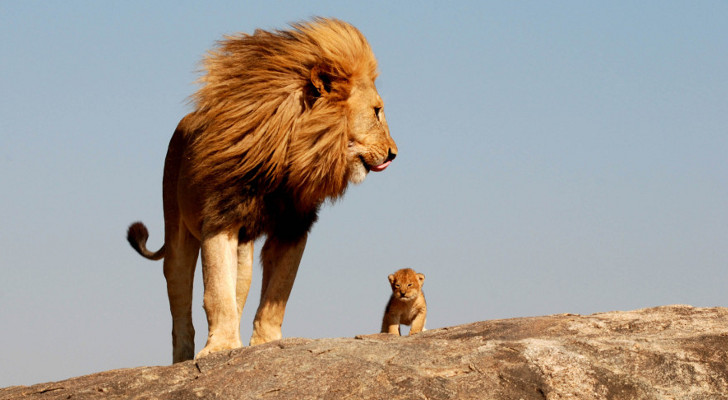
//> input picture Experiments/Parth/CV/ROI/img.jpg, 728 x 400 px
$ ./main img.jpg 100 100 100 100 3   (built with g++ and OpenCV 4)
//> lines starting //> are read from the running program, lines starting //| are printed output that depends on the picture
#include <cv.h>
#include <highgui.h>

int main(int argc, char** argv) {
	IplImage* src;
	if (argc == 7 && ((src=cvLoadImage(argv[1],1)) != 0)) {
//> src is the input picture: 400 rows x 728 cols, CV_8UC3; mean B, G, R 150.2, 156.8, 163.1
		int x = atoi(argv[2]);
//> x = 100
		int y = atoi(argv[3]);
//> y = 100
		int width = atoi(argv[4]);
//> width = 100
		int height = atoi(argv[5]);
//> height = 100
		int add = atoi(argv[6]);
//> add = 3
		cvSetImageROI(src, cvRect(x, y, width, height));
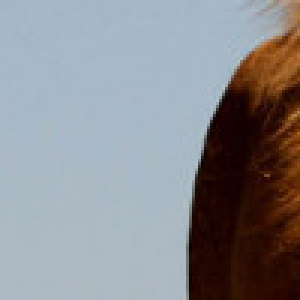
//> src: 100 rows x 100 cols, CV_8UC3 (shown 3 times larger); mean B, G, R 144.1, 139.6, 137.9
		cvAddS(src, cvScalar(add), src);
		cvResetImageROI(src);
//> src: 400 rows x 728 cols, CV_8UC3
		cvNamedWindow("Roi_Add", 1);
		cvShowImage("Roi_Add", src);
		cvWaitKey();
	}
	return 0;
}
